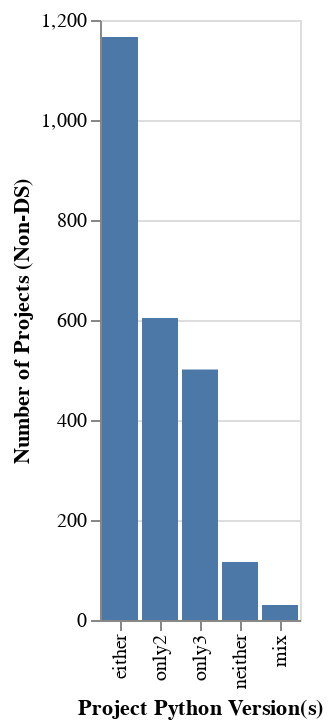

Source (notebook cell):
### Code cell
chart = alt.Chart(nonds_version_tab).mark_bar().encode(
    alt.X("summary", axis=alt.Axis(title='Project Python Version(s)'), sort=["either", "only2", "only3", "neither"]),
    y=alt.Y('count()', title="Number of Projects (Non-DS)"),
)
chart

### Figure 1 — Vega-Lite specification as saved in the notebook (floating-point values rounded to 4 significant figures; data arrays with more than 128 entries replaced by an {"elided": "..."} marker saying what was removed)
{"config": {"view": {"continuousWidth": 400, "continuousHeight": 300}}, "data": {"name": "data-73d3be85ab36a8a62e8f9fdb4303a6f4"}, "mark": "bar", "encoding": {"x": {"type": "nominal", "axis": {"title": "Project Python Version(s)"}, "field": "summary", "sort": ["either", "only2", "only3", "neither"]}, "y": {"type": "quantitative", "aggregate": "count", "title": "Number of Projects (Non-DS)"}}, "$schema": "https://vega.github.io/schema/vega-lite/v4.8.1.json", "datasets": {"data-73d3be85ab36a8a62e8f9fdb4303a6f4": {"elided": "2417 records"}}}
